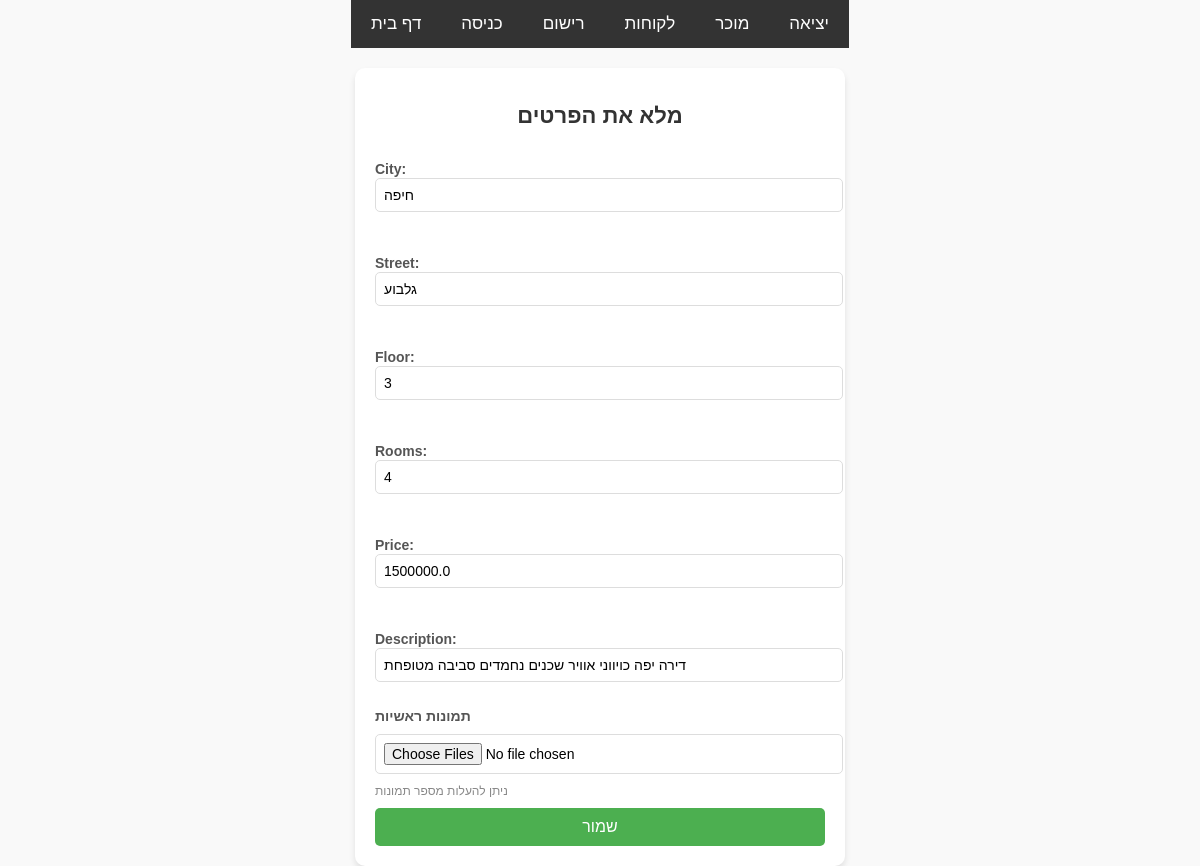
/SellerList/Update/9 (signed in), run on the app's committed database.
### Apartments/models.py (models this page shows, shortened)
class Apartment(models.Model):
    city = models.CharField(max_length=30)
    street = models.CharField(max_length=30)
    floor = models.IntegerField()
    rooms = models.IntegerField()
    price = models.FloatField()
    description = models.CharField(max_length=120)
    Status = models.BooleanField(default=False)
    seller = models.ForeignKey(User, on_delete=models.CASCADE, related_name='Apartment_seller', db_column = 'Apartment_seller')

### Apartments/views.py (the view)
# urls.py: path('Update/<int:apartment_id>', views.UpdateApartment, name='Update'),
@login_required(login_url='/login')
def UpdateApartment(request, apartment_id):
    if request.user.status == 1:
        return HttpResponse("oooooops you are not valid ❌")
    apartment = GetApartmentById(apartment_id)
    if request.method == 'POST':
        form = AddApartmentForm(request.POST, instance=apartment)
        if form.is_valid():
            apartment_ = form.save()
            apartment_.seller = request.user
            return redirect('SellerList')
    else:
        form = AddApartmentForm(instance=apartment)
    return render(request, 'edit.html', {'form': form, 'apartment': apartment})

### Apartments/forms.py
class AddApartmentForm(forms.ModelForm):
    class Meta:
        model = Apartment
        fields = ['city', 'street', 'floor', 'rooms','price','description']

### Apartments/views.py (called while the page is built)
def GetApartmentById(apartment_id):
    apartment = get_object_or_404(Apartment, id=apartment_id)
    return apartment

### Templates/edit.html (shortened to what this page needs)
<!DOCTYPE html>
<html lang="en">
<head>
</head>
<body>
 {% include 'layout.html' %}
    <div class="form-container">
        <h1>מלא את הפרטים</h1>
        <form method="post" enctype="multipart/form-data">
            {{ form.as_p }}
            <label for="MainImages">תמונות ראשיות</label>
            <input type="file" id="MainImages" name="MainImages" multiple>
            <span class="note">ניתן להעלות מספר תמונות</span>
            <button type="submit">שמור</button>
        </form>
    </div>
</body>
</html>

### Templates/edit.html (style rules this page uses)
body { font-family: Arial, sans-serif; background-color: #f9f9f9; margin: 0; padding: 0; display: flex; flex-direction: column; align-items: center; }
.form-container { background-color: #ffffff; padding: 20px; border-radius: 10px; box-shadow: 0 4px 6px rgba(0, 0, 0, 0.1); width: 90%; max-width: 450px; margin-top: 20px; }
h1 { text-align: center; color: #333; font-size: 22px; margin-bottom: 15px; }
form { display: flex; flex-direction: column; gap: 10px; }
label { font-size: 14px; color: #555; font-weight: bold; }
input[type="file"], input, select, textarea { padding: 8px; font-size: 14px; border: 1px solid #ddd; border-radius: 5px; width: 100%; }
button { padding: 10px; background-color: #4CAF50; color: white; border: none; border-radius: 5px; font-size: 16px; cursor: pointer; transition: background-color 0.3s ease; }
.note { font-size: 12px; color: #888; }

### Templates/layout.html (style rules this page uses)
body { font-family: Arial, sans-serif; margin: 0; padding: 0; }

### data on the page
Apartment: city "חיפה", street "גלבוע", floor "3", rooms "4", price "1500000.0", description "דירה יפה כויווני אוויר שכנים נחמדים סביבה מטופחת"
